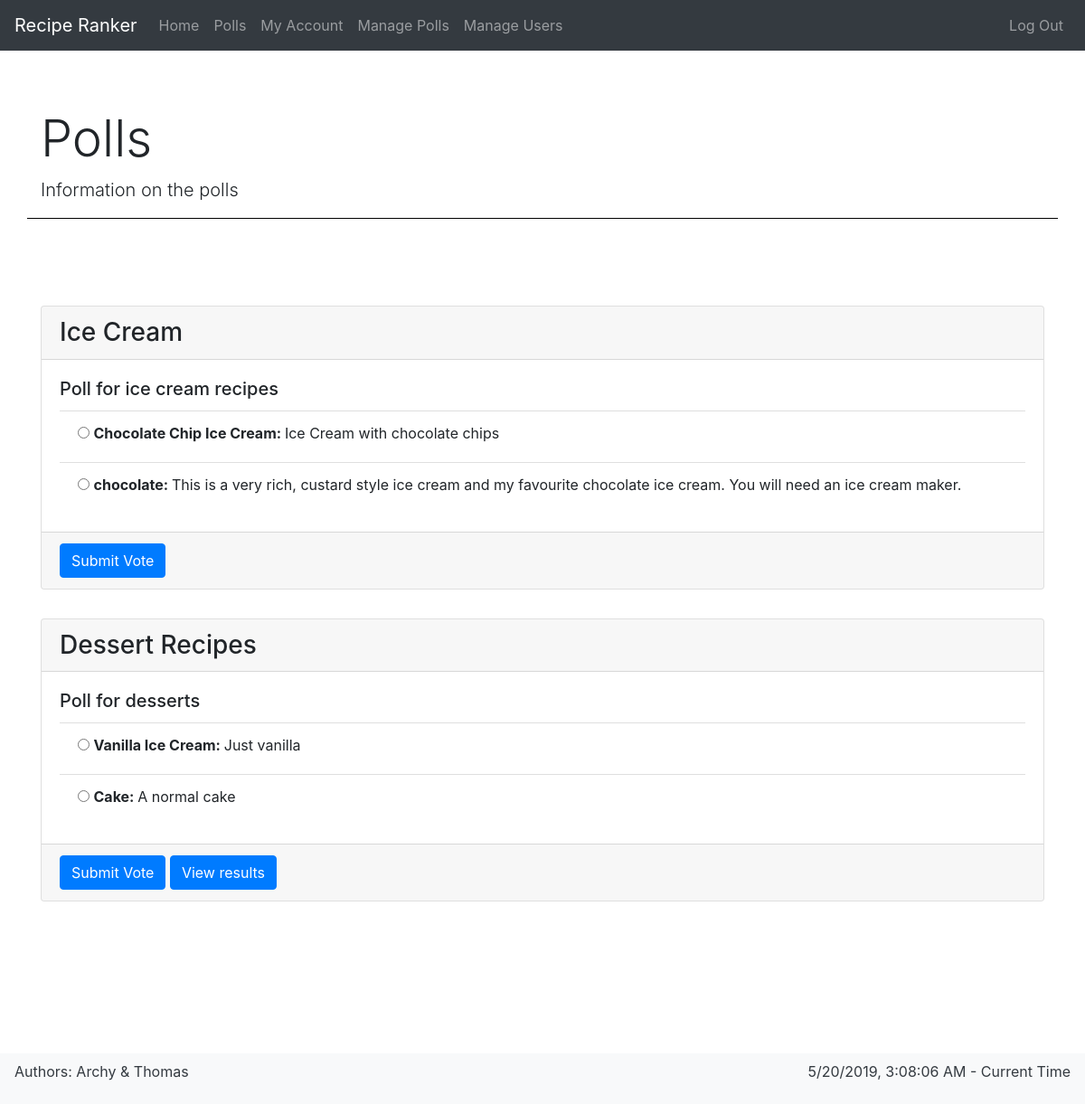
/polls (signed in), run on the app's committed database.
### app/models.py (models this page shows, shortened)
class Poll(db.Model):
    id = db.Column(db.Integer, primary_key=True)
    name = db.Column(db.String(64), nullable=False, index=True)
    description = db.Column(db.String(256), nullable=True)
    date_created = db.Column(
        db.DateTime, nullable=False, index=True, default=datetime.utcnow)
    creator_id = db.Column(
        db.Integer, db.ForeignKey('user.id'), nullable=False)
    recipes = db.relationship("Recipe", backref='poll', lazy='dynamic')
    votes = db.relationship("Vote", backref='poll', lazy='dynamic')

class Recipe(db.Model):
    id = db.Column(db.Integer, primary_key=True)
    name = db.Column(db.String(64), nullable=False, index=True)
    description = db.Column(db.String(256), nullable=True)
    date_added = db.Column(
        db.DateTime, nullable=False, index=True, default=datetime.utcnow)
    contributor_id = db.Column(
        db.Integer, db.ForeignKey('user.id'), nullable=False)
    poll_id = db.Column(db.Integer, db.ForeignKey('poll.id'), nullable=False)
    votes = db.relationship("Vote", backref='recipe', lazy='dynamic')

### app/routes.py (the view)
@app.route('/polls')
@login_required
def polls():
    return render_template(
        'polls.html',
        title='Polls',
        description='Information on the polls',
        polls=Poll,
        votes=Vote)

### app/models.py (called while the page is built)
@login_manager.user_loader
def load_user(id):
    return User.query.get(int(id))

### app/templates/polls.html
{% extends "base.html" %}
{% block content %}
<div class="row">
    <section class="col">
        {% for p in polls.query.order_by(polls.date_created) %}
        <div class="card">
            <form method="POST" id="voteForm{{ p.id }}">
                <h3 class="card-header">{{ p.name }}</h3>
                <div class="card-body">
                    <h5 class="card-title">{{ p.description }}</h5>
                    <ul class="list-group list-group-flush">
                        {% for r in p.recipes.all() %}
                        <li class="list-group-item">
                            <div class="radio">
                                <label>
                                    <input type="radio" name="recipe-vote{{ p.id }}" value="{{ r.id }}">
                                    <strong> {{ r.name }}: </strong>{{ r.description }}
                                </label>
                            </div>
                        </li>
                        {% endfor %}
                    </ul>
                </div>
                <div class="card-footer">
                    <button type="button" onclick="submitVote('{{ p.id }}')" class="btn btn-primary">Submit
                        Vote</button>
                    {% if votes.query.filter_by(user_id=current_user.id, poll_id=p.id).first() %}
                    <a type="button" class="btn btn-primary" href='{{ url_for("poll_result", poll_id=p.id) }}'>View
                        results</a>
                    {% endif %}
                </div>
            </form>
        </div>
        {% endfor %}
    </section>
</div>
{% endblock %}

### app/static/css/style.css (style rules this page uses)
body { padding-bottom: 10rem; }
section { margin-top: 2rem; margin-bottom: 2rem; }
.card { width: 100%; margin-top: 2rem; margin-bottom: 2rem; }

### data on the page
Poll: name "Ice Cream", description "Poll for ice cream recipes"
Recipe: name "Chocolate Chip Ice Cream", description "Ice Cream with chocolate chips"
Recipe: name "chocolate", description "This is a very rich, custard style ice cream and my favourite chocolate ice cream. You will need an ice cream maker."
Poll: name "Dessert Recipes", description "Poll for desserts"
Recipe: name "Vanilla Ice Cream", description "Just vanilla"
Recipe: name "Cake", description "A normal cake"

### other printed values
{{ title }} "Polls"
{{ description }} "Information on the polls"
